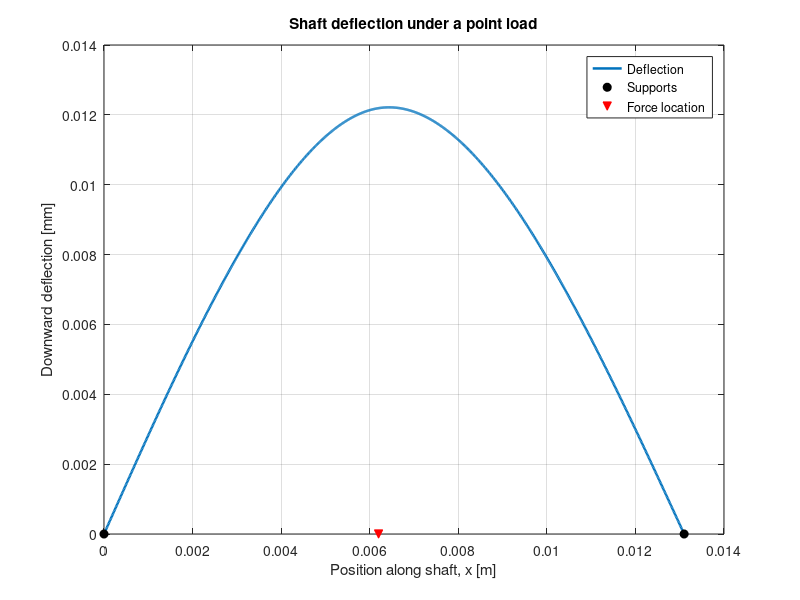

This chart was generated by the following MATLAB code:
%% Simply supported steel shaft and PLA bearing holes: static point load
% Edit the inputs below. SI units: m, N, Pa, rpm.
% Assumes the shaft rotates under a stationary transverse load, giving fully
% reversed surface bending stress. Fatigue life uses an estimated S-N curve.

clear; clc;

%% Inputs
d        = 0.003;       % shaft diameter [m]
L_gap    = 0.0102;      % gap between bearing supports [m]
L_shaft  = 0.016;       % overall shaft length [m]
l_a      = 0.003;       % distance from shaft end to start of load region [m]
l_b      = 0.010;       % length of load region [m]
l_s1     = 0.0036;      % axial length of bearing support 1 [m]
l_s2     = (L_shaft-L_gap)-l_s1; % axial length of bearing support 2 [m]
xi       = l_a + 0.5*l_b - 0.5*l_s1; % load center from support 1 center [m]
x2       = L_shaft - (l_a + 0.5*l_b) - 0.5*l_s2; % load to support 2 center [m]
F        = 218.6;       % downward point force [N]
rpm      = 0;           % speed [rev/min]; set 0 if not rotating

E        = 210e9;       % Young's modulus [Pa]
Sut      = 600e6;       % ultimate tensile strength [Pa]
Sy       = 350e6;       % yield strength [Pa]
SePrime  = 0.5*Sut;     % unmodified endurance limit estimate [Pa]
Sy_PLA   = 45e6;        % PLA compressive yield strength [Pa]; replace with tested value

% Marin factors; adjust for actual material, finish, size, and service.
k_surface     = 0.85;
k_size        = 0.90;
k_load        = 1.00;
k_temperature = 1.00;
k_reliability = 0.868;  % approximately 95% reliability
k_misc        = 1.00;

%% Geometry and section properties
L_span = xi + x2;       % bearing-center span [m], distinct from overall shaft length
if d <= 0 || xi <= 0 || x2 <= 0 || l_s1 <= 0 || l_s2 <= 0 || F < 0
    error('Require positive diameter, distances, and bearing lengths; F must be >= 0.');
end
a = xi;
b = x2;
I = pi*d^4/64;          % second moment of area [m^4]
c = d/2;

%% Reactions, bending stress, and static yield factor
RA = F*b/L_span;        % upward reaction at support 1 [N]
RB = F*a/L_span;        % upward reaction at support 2 [N]
Mmax = F*a*b/L_span;    % maximum bending moment at the force [N*m]
sigmaB = Mmax*c/I;      % maximum nominal bending stress [Pa]
n_yield = Sy/sigmaB;

%% Average bearing pressure on the PLA hole walls
% Projected bearing area = shaft diameter x axial support length. This assumes
% each reaction is spread uniformly over that projected area.
A_b1 = d*l_s1;
A_b2 = d*l_s2;
p_b1 = RA/A_b1;
p_b2 = RB/A_b2;
n_bearing1 = Sy_PLA/p_b1;
n_bearing2 = Sy_PLA/p_b2;

%% Deflection profile (downward positive)
x = linspace(0,L_span,1001);
y = zeros(size(x));
left = x <= a;
y(left) = F*b.*x(left)./(6*L_span*E*I) .* (L_span^2 - b^2 - x(left).^2);
z = L_span - x(~left);
y(~left) = F*a.*z./(6*L_span*E*I) .* (L_span^2 - a^2 - z.^2);
[ymax, imax] = max(y);
x_ymax = x(imax);

%% Fatigue life estimate (rotating, fully reversed bending)
Se = SePrime*k_surface*k_size*k_load*k_temperature*k_reliability*k_misc;
sigma_a = sigmaB;
N1 = 1e3; N2 = 1e6;
S1 = 0.9*Sut;
if sigma_a <= Se
    life_cycles = Inf;  % idealized endurance-limit prediction
elseif sigma_a >= S1
    life_cycles = NaN;  % model does not estimate below 1e3 cycles
else
    basquin_b = log10(Se/S1)/log10(N2/N1);
    basquin_A = S1/(N1^basquin_b);
    life_cycles = (sigma_a/basquin_A)^(1/basquin_b);
end
if rpm > 0 && isfinite(life_cycles)
    life_hours = life_cycles/(rpm*60);
elseif isinf(life_cycles)
    life_hours = Inf;
else
    life_hours = NaN;
end

%% Results
fprintf('\n--- Simply supported shaft results ---\n');
fprintf('Overall shaft length:         %.4f m\n', L_shaft);
fprintf('Bearing-center span:          %.4f m\n', L_span);
fprintf('Reaction at support 1:        %.2f N upward\n', RA);
fprintf('Reaction at support 2:        %.2f N upward\n', RB);
fprintf('\n--- PLA bearing-hole static check (average projected pressure) ---\n');
fprintf('Support 1: length %.2f mm, pressure %.2f MPa, yield factor %.2f\n', ...
    l_s1*1e3, p_b1/1e6, n_bearing1);
fprintf('Support 2: length %.2f mm, pressure %.2f MPa, yield factor %.2f\n', ...
    l_s2*1e3, p_b2/1e6, n_bearing2);
fprintf('PLA compressive yield input:  %.2f MPa\n', Sy_PLA/1e6);
fprintf('Maximum bending moment:       %.3f N*m\n', Mmax);
fprintf('Maximum nominal bend stress:  %.2f MPa\n', sigmaB/1e6);
fprintf('Nominal yield safety factor:  %.2f\n', n_yield);
fprintf('Maximum downward deflection:  %.4f mm at x = %.4f m\n', ...
    ymax*1e3, x_ymax);
fprintf('Corrected endurance limit:    %.2f MPa\n', Se/1e6);
if isnan(life_cycles)
    fprintf('Fatigue life:                 below 1e3 cycles by this model\n');
elseif isinf(life_cycles)
    fprintf('Fatigue life:                 infinite by the endurance-limit model\n');
else
    fprintf('Estimated fatigue life:       %.3g cycles\n', life_cycles);
    if rpm > 0
        fprintf('Estimated operating life:     %.3g hours at %.0f rpm\n', ...
            life_hours, rpm);
    end
end

%% Deflection plot
figure('Color','w');
plot(x, y*1e3, 'LineWidth', 1.8);
hold on;
plot([0 L_span], [0 0], 'ko', 'MarkerFaceColor','k');
plot(a, 0, 'rv', 'MarkerFaceColor','r');
grid on;
xlabel('Position along shaft, x [m]');
ylabel('Downward deflection [mm]');
title('Shaft deflection under a point load');
legend('Deflection','Supports','Force location','Location','best');
